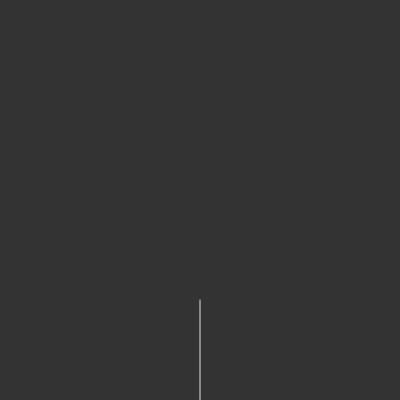
Frame 1 (no input)
Frame 60 (no input): identical to frame 1, image omitted
Frame 120 (the mouse pressed at the canvas centre since frame 60): identical to frame 1, image omitted

The p5.js sketch that drew this single still picture (run headless with seeded random() and noise() and a simulated clock; from frame 60 on, the mouse is pressed at the canvas centre):

// p5.js sketch
// ── sketch.js
function setup() {
	createCanvas(400,400);
}

function draw() {
	background(51);

	var len = 100;
	stroke(225);
	line(200, height, 200, height-len);
}
